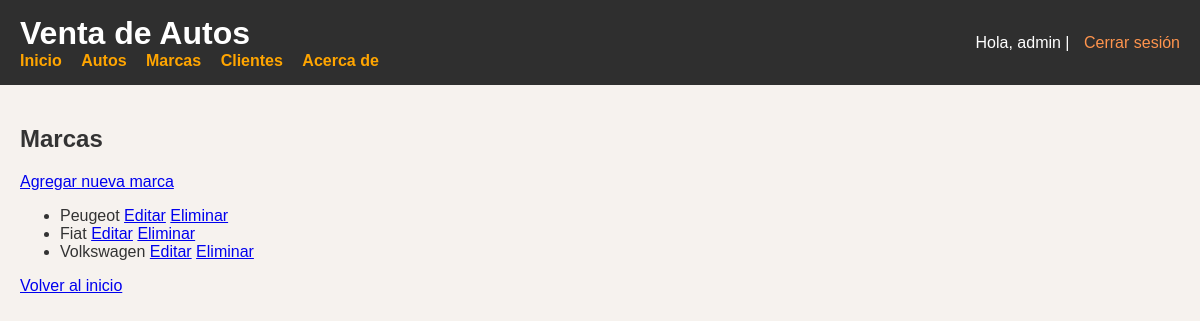
Screenshot of /autos/marcas/ (signed in) with the database file from the repository.
### autos/models.py (models this page shows, shortened)
class Marca(models.Model):
    nombre = models.CharField(max_length=100)

### autos/views.py (the view)
# urls.py: path('marcas/', views.lista_marcas, name='lista_marcas'),
def lista_marcas(request):
    marcas = Marca.objects.all()
    return render(request, 'marcas/lista.html', {'marcas': marcas})

### autos/templates/marcas/lista.html (shortened to what this page needs)
{% extends 'base.html' %}
{% block content %}
  <h2>Marcas</h2>
  <a href="{% url 'crear_marca' %}">Agregar nueva marca</a>
  <ul>
    {% for marca in marcas %}
      <li>
        {{ marca.nombre }}
        <a href="{% url 'editar_marca' marca.pk %}">Editar</a>
        <a href="{% url 'eliminar_marca' marca.pk %}">Eliminar</a>
      </li>
    {% endfor %}
  </ul>
  <a href="{% url 'home' %}">Volver al inicio</a>
{% endblock %}

### autos/templates/base.html (shortened to what this page needs)
<!DOCTYPE html>
<html lang="es">
<head>
    {% load static %}
</head>
<body>
    <header>
        <div>
            <h1 style="margin: 0;">Venta de Autos</h1>
            <nav>
                <a href="{% url 'home' %}">Inicio</a>
                <a href="{% url 'lista_autos' %}">Autos</a>
                <a href="{% url 'lista_marcas' %}">Marcas</a>
                <a href="{% url 'lista_clientes' %}">Clientes</a>
                <a href="{% url 'about' %}">Acerca de</a>
            </nav>
        </div>
        <div class="user-info">
            {% if user.is_authenticated %}
                Hola, {{ user.username }} |
                <a href="{% url 'logout' %}">Cerrar sesión</a>
            {% else %}
                <a href="{% url 'login' %}">Iniciar sesión</a>
            {% endif %}
        </div>
    </header>
    <main>
        {% block content %}{% endblock %}
    </main>
</body>
</html>

### autos/templates/base.html (style rules this page uses)
body { font-family: Arial, sans-serif; background-color: #f6f2ee; color: #333; margin: 0; padding: 0; }
header { background-color: #2f2f2f; color: white; padding: 15px 20px; display: flex; justify-content: space-between; align-items: center; }
nav a { color: orange; margin-right: 15px; text-decoration: none; font-weight: bold; }
.user-info { text-align: right; }
.user-info a { color: #ff944d; text-decoration: none; margin-left: 10px; }
main { padding: 20px; }

### rows the page displays
Marca: nombre "Peugeot"
Marca: nombre "Fiat"
Marca: nombre "Volkswagen"

### other values shown
{{ user.username }} "admin"
